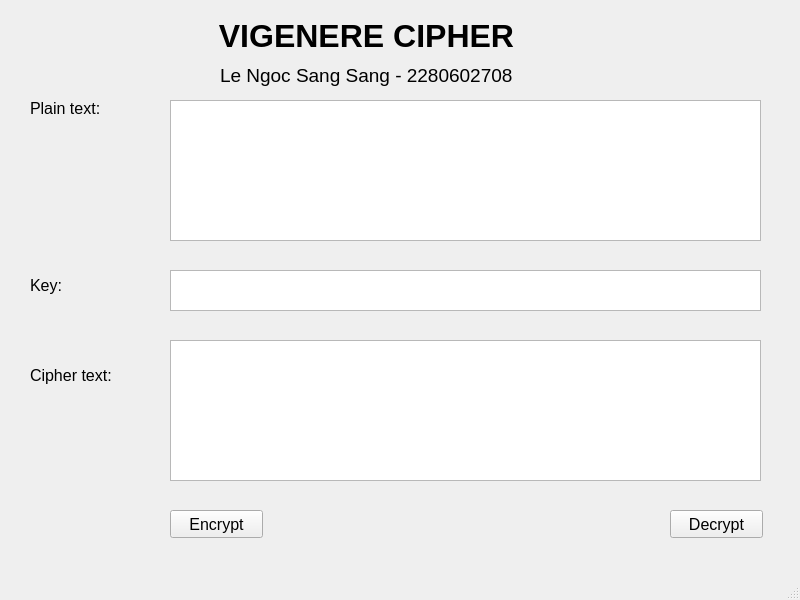
<?xml version="1.0" encoding="UTF-8"?>
<ui version="4.0">
 <class>MainWindow</class>
 <widget class="QMainWindow" name="MainWindow">
  <property name="geometry">
   <rect>
    <x>0</x>
    <y>0</y>
    <width>800</width>
    <height>600</height>
   </rect>
  </property>
  <property name="windowTitle">
   <string>MainWindow</string>
  </property>
  <widget class="QWidget" name="centralwidget">
   <widget class="QLabel" name="label">
    <property name="geometry">
     <rect>
      <x>210</x>
      <y>10</y>
      <width>401</width>
      <height>51</height>
     </rect>
    </property>
    <property name="font">
     <font>
      <pointsize>24</pointsize>
      <weight>75</weight>
      <bold>true</bold>
     </font>
    </property>
    <property name="text">
     <string> VIGENERE CIPHER</string>
    </property>
   </widget>
   <widget class="QLabel" name="label_2">
    <property name="geometry">
     <rect>
      <x>220</x>
      <y>60</y>
      <width>361</width>
      <height>31</height>
     </rect>
    </property>
    <property name="font">
     <font>
      <pointsize>14</pointsize>
     </font>
    </property>
    <property name="text">
     <string>Le Ngoc Sang Sang - 2280602708</string>
    </property>
   </widget>
   <widget class="QLabel" name="label_3">
    <property name="geometry">
     <rect>
      <x>30</x>
      <y>100</y>
      <width>101</width>
      <height>16</height>
     </rect>
    </property>
    <property name="font">
     <font>
      <pointsize>12</pointsize>
     </font>
    </property>
    <property name="text">
     <string>Plain text: </string>
    </property>
   </widget>
   <widget class="QLabel" name="label_4">
    <property name="geometry">
     <rect>
      <x>30</x>
      <y>270</y>
      <width>101</width>
      <height>31</height>
     </rect>
    </property>
    <property name="font">
     <font>
      <pointsize>12</pointsize>
     </font>
    </property>
    <property name="text">
     <string>Key: </string>
    </property>
   </widget>
   <widget class="QLabel" name="label_5">
    <property name="geometry">
     <rect>
      <x>30</x>
      <y>360</y>
      <width>101</width>
      <height>31</height>
     </rect>
    </property>
    <property name="font">
     <font>
      <pointsize>12</pointsize>
     </font>
    </property>
    <property name="text">
     <string>Cipher text: </string>
    </property>
   </widget>
   <widget class="QPushButton" name="btn_encrypt">
    <property name="geometry">
     <rect>
      <x>170</x>
      <y>510</y>
      <width>93</width>
      <height>28</height>
     </rect>
    </property>
    <property name="font">
     <font>
      <pointsize>12</pointsize>
     </font>
    </property>
    <property name="text">
     <string>Encrypt</string>
    </property>
   </widget>
   <widget class="QPushButton" name="btn_decrypt">
    <property name="geometry">
     <rect>
      <x>670</x>
      <y>510</y>
      <width>93</width>
      <height>28</height>
     </rect>
    </property>
    <property name="font">
     <font>
      <pointsize>12</pointsize>
     </font>
    </property>
    <property name="text">
     <string>Decrypt</string>
    </property>
   </widget>
   <widget class="QTextEdit" name="txt_cipher_text">
    <property name="geometry">
     <rect>
      <x>170</x>
      <y>340</y>
      <width>591</width>
      <height>141</height>
     </rect>
    </property>
   </widget>
   <widget class="QTextEdit" name="txt_plain_text">
    <property name="geometry">
     <rect>
      <x>170</x>
      <y>100</y>
      <width>591</width>
      <height>141</height>
     </rect>
    </property>
   </widget>
   <widget class="QTextEdit" name="txt_key">
    <property name="geometry">
     <rect>
      <x>170</x>
      <y>270</y>
      <width>591</width>
      <height>41</height>
     </rect>
    </property>
   </widget>
  </widget>
  <widget class="QMenuBar" name="menubar">
   <property name="geometry">
    <rect>
     <x>0</x>
     <y>0</y>
     <width>800</width>
     <height>26</height>
    </rect>
   </property>
  </widget>
  <widget class="QStatusBar" name="statusbar"/>
 </widget>
 <resources/>
 <connections/>
</ui>
